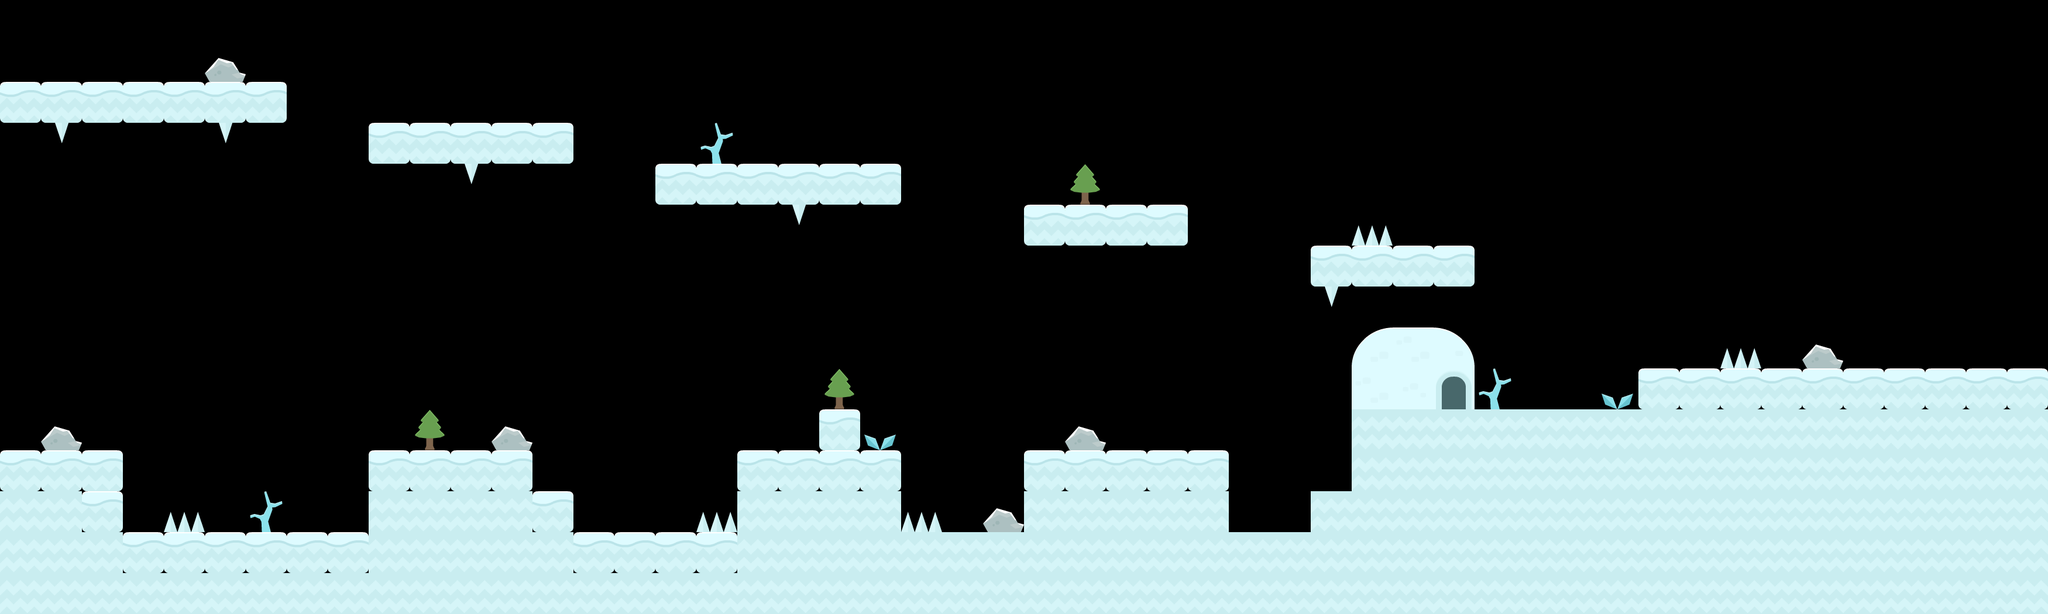

Below is a game level as drawn by its tile map, then a one-line description and the .tmx file that defines it, in full:
An orthogonal 50x15 tile map with 70x70 px tiles, 1 tile layer (ground) and 4 objects.

<map version="1.5" tiledversion="1.6.0" orientation="orthogonal" renderorder="right-down" width="50" height="15" tilewidth="70" tileheight="70" infinite="0" nextlayerid="4" nextobjectid="7">
 <editorsettings>
  <export target="level2map.json" format="json" />
 </editorsettings>
 <tileset firstgid="1" name="sheet" tilewidth="70" tileheight="70" tilecount="98" columns="14">
  <image source="platformergraphics-iceworld/sheet.png" width="980" height="490" />
  <tile id="1">
   <properties>
    <property name="collides" type="bool" value="true" />
   </properties>
  </tile>
  <tile id="2">
   <properties>
    <property name="collides" type="bool" value="true" />
   </properties>
  </tile>
  <tile id="3">
   <properties>
    <property name="collides" type="bool" value="true" />
   </properties>
  </tile>
  <tile id="4">
   <properties>
    <property name="collides" type="bool" value="true" />
   </properties>
  </tile>
  <tile id="5">
   <properties>
    <property name="collides" type="bool" value="true" />
   </properties>
  </tile>
  <tile id="6">
   <properties>
    <property name="collides" type="bool" value="true" />
   </properties>
  </tile>
  <tile id="7">
   <properties>
    <property name="collides" type="bool" value="true" />
   </properties>
  </tile>
  <tile id="15">
   <properties>
    <property name="collides" type="bool" value="true" />
   </properties>
  </tile>
  <tile id="16">
   <properties>
    <property name="collides" type="bool" value="true" />
   </properties>
  </tile>
  <tile id="17">
   <properties>
    <property name="collides" type="bool" value="true" />
   </properties>
  </tile>
  <tile id="18">
   <properties>
    <property name="collides" type="bool" value="true" />
   </properties>
  </tile>
  <tile id="19">
   <properties>
    <property name="collides" type="bool" value="true" />
   </properties>
  </tile>
  <tile id="20">
   <properties>
    <property name="collides" type="bool" value="true" />
   </properties>
  </tile>
  <tile id="21">
   <properties>
    <property name="collides" type="bool" value="true" />
   </properties>
  </tile>
 </tileset>
 <layer id="1" name="ground" width="50" height="15">
  <data encoding="csv">
0,0,0,0,0,0,0,0,0,0,0,0,0,0,0,0,0,0,0,0,0,0,0,0,0,0,0,0,0,0,0,0,0,0,0,0,0,0,0,0,0,0,0,0,0,0,0,0,0,0,
0,0,0,0,0,61,0,0,0,0,0,0,0,0,0,0,0,0,0,0,0,0,0,0,0,0,0,0,0,0,0,0,0,0,0,0,0,0,0,0,0,0,0,0,0,0,0,0,0,0,
2,2,2,2,2,2,2,0,0,0,0,0,0,0,0,0,0,0,0,0,0,0,0,0,0,0,0,0,0,0,0,0,0,0,0,0,0,0,0,0,0,0,0,0,0,0,0,0,0,0,
0,60,0,0,0,60,0,0,0,2,2,2,2,2,0,0,0,59,0,0,0,0,0,0,0,0,0,0,0,0,0,0,0,0,0,0,0,0,0,0,0,0,0,0,0,0,0,0,0,0,
0,0,0,0,0,0,0,0,0,0,0,60,0,0,0,0,2,2,2,2,2,2,0,0,0,0,98,0,0,0,0,0,0,0,0,0,0,0,0,0,0,0,0,0,0,0,0,0,0,0,
0,0,0,0,0,0,0,0,0,0,0,0,0,0,0,0,0,0,0,60,0,0,0,0,0,2,2,2,2,0,0,0,0,46,0,0,0,0,0,0,0,0,0,0,0,0,0,0,0,0,
0,0,0,0,0,0,0,0,0,0,0,0,0,0,0,0,0,0,0,0,0,0,0,0,0,0,0,0,0,0,0,0,2,2,2,2,0,0,0,0,0,0,0,0,0,0,0,0,0,0,
0,0,0,0,0,0,0,0,0,0,0,0,0,0,0,0,0,0,0,0,0,0,0,0,0,0,0,0,0,0,0,0,60,0,0,0,0,0,0,0,0,0,0,0,0,0,0,0,0,0,
0,0,0,0,0,0,0,0,0,0,0,0,0,0,0,0,0,0,0,0,0,0,0,0,0,0,0,0,0,0,0,0,0,40,41,42,0,0,0,0,0,0,46,0,61,0,0,0,0,0,
0,0,0,0,0,0,0,0,0,0,0,0,0,0,0,0,0,0,0,0,98,0,0,0,0,0,0,0,0,0,0,0,0,54,55,56,59,0,0,58,2,2,2,2,2,2,2,2,2,2,
0,61,0,0,0,0,0,0,0,0,98,0,61,0,0,0,0,0,0,0,2,58,0,0,0,0,61,0,0,0,0,0,0,17,17,17,17,17,17,17,17,17,17,17,17,17,17,17,17,17,
2,2,2,0,0,0,0,0,0,2,2,2,2,0,0,0,0,0,2,2,2,2,0,0,0,2,2,2,2,2,0,0,0,17,17,17,17,17,17,17,17,17,17,17,17,17,17,17,17,17,
17,17,2,0,46,0,59,0,0,17,17,17,17,2,0,0,0,46,17,17,17,17,46,0,61,17,17,17,17,17,0,0,17,17,17,17,17,17,17,17,17,17,17,17,17,17,17,17,17,17,
17,17,17,2,2,2,2,2,2,17,17,17,17,17,2,2,2,2,17,17,17,17,17,17,17,17,17,17,17,17,17,17,17,17,17,17,17,17,17,17,17,17,17,17,17,17,17,17,17,17,
17,17,17,17,17,17,17,17,17,17,17,17,17,17,17,17,17,17,17,17,17,17,17,17,17,17,17,17,17,17,17,17,17,17,17,17,17,17,17,17,17,17,17,17,17,17,17,17,17,17
</data>
 </layer>
 <objectgroup id="2" name="coins">
  <object id="1" x="1750" y="630" width="70" height="70" />
  <object id="2" x="1890" y="630" width="70" height="70" />
  <object id="3" x="2030" y="630" width="70" height="70" />
 </objectgroup>
 <objectgroup id="3" name="endpoint">
  <object id="6" x="3360" y="560" width="70" height="70" />
 </objectgroup>
</map>
